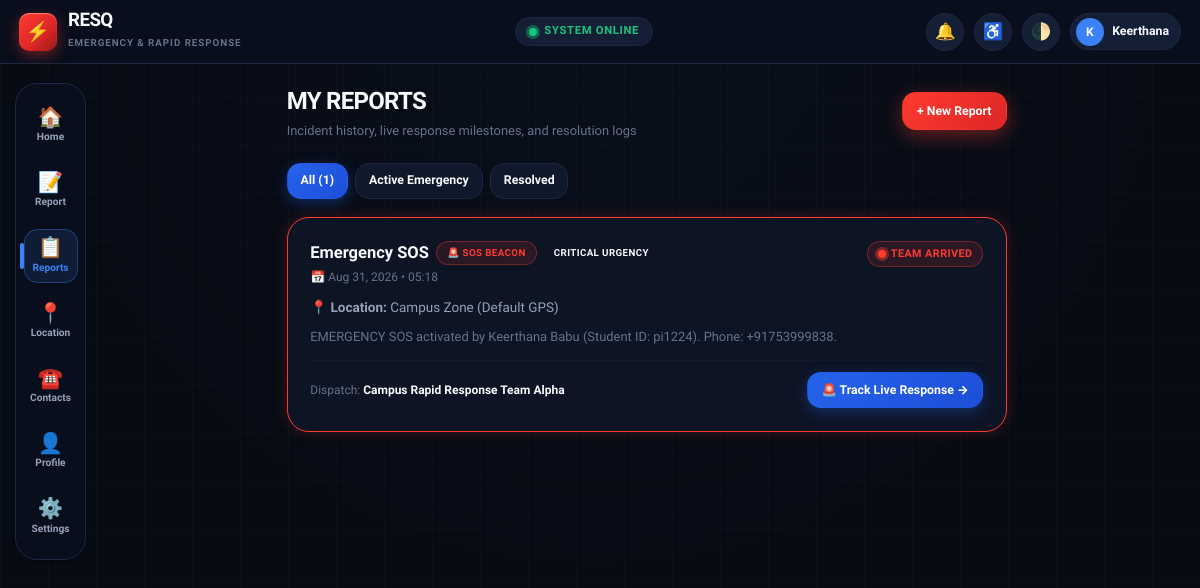
The app's page /my-reports/ (signed in), older data.
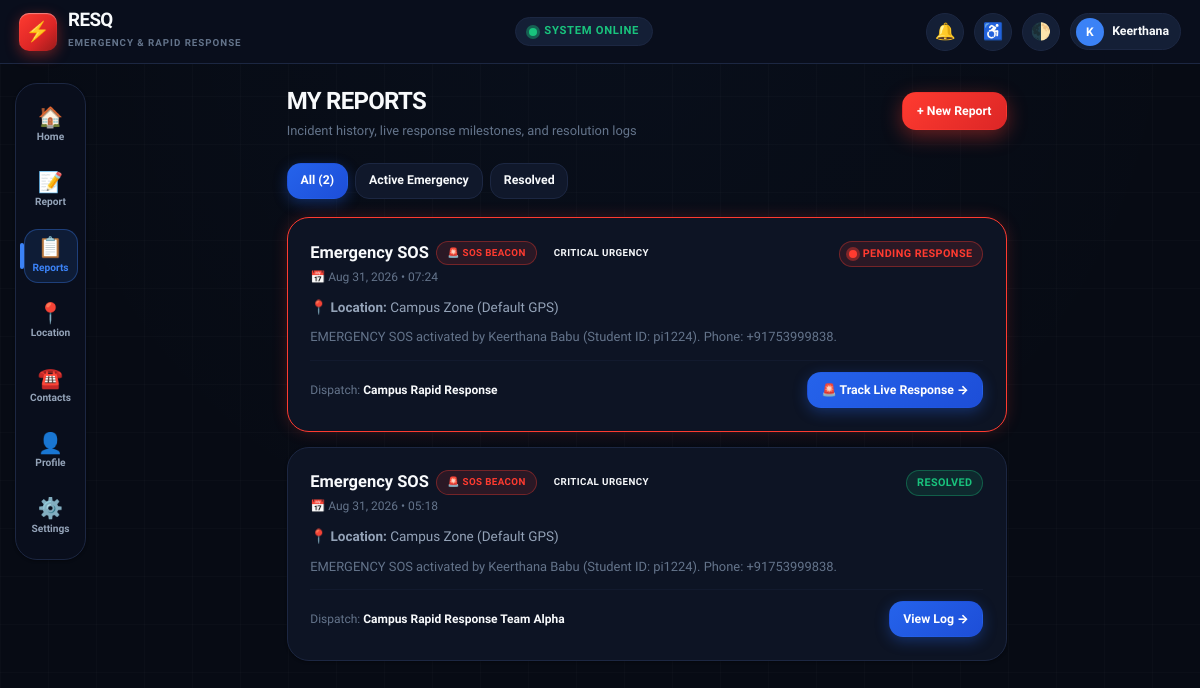
The same page, newer data.
### safety_app/models.py (models this page shows, shortened)
class Incident(models.Model):
    INCIDENT_TYPES = [
        ('EMERGENCY', 'Emergency SOS'),
        ('MEDICAL', 'Medical Emergency'),
        ('ACCIDENT', 'Accident'),
        ('FIRE', 'Fire'),
        ('PHYSICAL_THREAT', 'Physical Threat'),
        ('SUSPICIOUS', 'Suspicious Activity'),
        ('INFRASTRUCTURE', 'Unsafe Infrastructure'),
        ('OTHER', 'Other'),
    ]
    URGENCY_LEVELS = [
        ('LOW', 'Low Urgency'),
        ('MEDIUM', 'Medium Urgency'),
        ('HIGH', 'High Urgency'),
        ('CRITICAL', 'Critical Urgency'),
    ]
    STATUS_CHOICES = [
        ('PENDING', 'Pending Response'),
        ('ACCEPTED', 'Team Accepted'),
        ('ON_THE_WAY', 'Team On The Way'),
        ('ARRIVED', 'Team Arrived'),
        ('RESOLVED', 'Resolved'),
        ('CANCELLED', 'Cancelled'),
    ]
    user = models.ForeignKey(User, on_delete=models.CASCADE, related_name='incidents')
    incident_type = models.CharField(max_length=30, choices=INCIDENT_TYPES, default='EMERGENCY')
    description = models.TextField(blank=True)
    location_name = models.CharField(max_length=255, default="Main Campus Grounds")
    latitude = models.FloatField(null=True, blank=True)
    longitude = models.FloatField(null=True, blank=True)
    urgency = models.CharField(max_length=15, choices=URGENCY_LEVELS, default='CRITICAL')
    status = models.CharField(max_length=20, choices=STATUS_CHOICES, default='PENDING')
    image = models.ImageField(upload_to='incidents/', null=True, blank=True)
    response_team_name = models.CharField(max_length=120, null=True, blank=True)
    responder_notes = models.TextField(null=True, blank=True)
    eta_minutes = models.PositiveIntegerField(null=True, blank=True)
    is_sos = models.BooleanField(default=False)
    created_at = models.DateTimeField(auto_now_add=True)
    updated_at = models.DateTimeField(auto_now=True)
    resolved_at = models.DateTimeField(null=True, blank=True)
    class Meta:
        ordering = ['-created_at']
    def is_active(self):
        return self.status in ['PENDING', 'ACCEPTED', 'ON_THE_WAY', 'ARRIVED']

### safety_app/views.py (the view)
# urls.py: path('my-reports/', views.my_reports_view, name='my_reports'),
@login_required
def my_reports_view(request):
    status_filter = request.GET.get('status', 'all')
    reports = Incident.objects.filter(user=request.user)
    if status_filter == 'active':
        reports = reports.filter(status__in=['PENDING', 'ACCEPTED', 'ON_THE_WAY', 'ARRIVED'])
    elif status_filter == 'resolved':
        reports = reports.filter(status='RESOLVED')
    elif status_filter == 'cancelled':
        reports = reports.filter(status='CANCELLED')
    return render(request, 'incidents/my_reports.html', {
        'reports': reports,
        'current_filter': status_filter
    })

### templates/incidents/my_reports.html (shortened to what this page needs)
{% extends 'base.html' %}
{% load static %}
{% block content %}
<div class="page-centered-container">
  <div style="display:flex; justify-content:space-between; align-items:center; margin-bottom:1.5rem;">
    <div>
      <h1 style="font-size:1.6rem; font-weight:900; color:var(--text-primary); letter-spacing:-0.03em;">
        MY REPORTS
      </h1>
      <p style="font-size:0.86rem; color:var(--text-muted); margin-top:2px;">
        Incident history, live response milestones, and resolution logs
      </p>
    </div>
    <a href="{% url 'incident_report' %}" class="btn btn-emergency" style="min-height:38px; padding:0.4rem 0.95rem; font-size:0.82rem;">
      + New Report
    </a>
  </div>
  <div style="display:flex; gap:0.5rem; margin-bottom:1.25rem;">
    <a href="{% url 'my_reports' %}?status=all" class="btn {% if current_filter == 'all' %}btn-primary{% else %}btn-outline{% endif %}" style="padding:0.4rem 0.85rem; min-height:36px; font-size:0.82rem;">
      All ({{ reports.count }})
    </a>
    <a href="{% url 'my_reports' %}?status=active" class="btn {% if current_filter == 'active' %}btn-primary{% else %}btn-outline{% endif %}" style="padding:0.4rem 0.85rem; min-height:36px; font-size:0.82rem;">
      Active Emergency
    </a>
    <a href="{% url 'my_reports' %}?status=resolved" class="btn {% if current_filter == 'resolved' %}btn-primary{% else %}btn-outline{% endif %}" style="padding:0.4rem 0.85rem; min-height:36px; font-size:0.82rem;">
      Resolved
    </a>
  </div>
  {% if reports %}
    <div style="display:flex; flex-direction:column; gap:1rem;">
      {% for rep in reports %}
        <div class="card" style="margin-bottom:0; {% if rep.is_active %}border-color:var(--emergency-red); box-shadow:0 0 16px rgba(255,59,48,0.2);{% endif %}">
          <div style="display:flex; justify-content:space-between; align-items:flex-start; margin-bottom:0.75rem; flex-wrap:wrap; gap:0.5rem;">
            <div>
              <div style="display:flex; align-items:center; gap:0.5rem; flex-wrap:wrap;">
                <span style="font-weight:900; font-size:1.1rem; color:var(--text-primary);">
                  {{ rep.get_incident_type_display }}
                </span>
                {% if rep.is_sos %}
                  <span class="badge badge-emergency" style="font-size:0.65rem;">🚨 SOS BEACON</span>
                {% endif %}
                <span class="badge badge-{{ rep.urgency|lower }}" style="font-size:0.65rem;">
                  {{ rep.get_urgency_display }}
                </span>
              </div>
              <div style="font-size:0.8rem; color:var(--text-muted); margin-top:2px;">
                📅 {{ rep.created_at|date:"M d, Y • H:i" }}
              </div>
            </div>
            <span class="badge {% if rep.status == 'RESOLVED' %}badge-success{% elif rep.status == 'CANCELLED' %}badge-gray{% else %}badge-emergency{% endif %}">
              {% if rep.is_active %}<span class="pulse-dot"></span>{% endif %}
              {{ rep.get_status_display }}
            </span>
          </div>
          <div style="font-size:0.9rem; color:var(--text-secondary); margin-bottom:0.75rem;">
            📍 <strong>Location:</strong> {{ rep.location_name }}
          </div>
          {% if rep.description %}
            <p style="font-size:0.86rem; color:var(--text-muted); margin-bottom:0.85rem; line-height:1.45;">
              {{ rep.description|truncatewords:28 }}
            </p>
          {% endif %}
          <div style="display:flex; justify-content:space-between; align-items:center; padding-top:0.75rem; border-top:1px solid var(--border-subtle); margin-top:0.5rem;">
            <div style="font-size:0.8rem; color:var(--text-muted);">
              Dispatch: <strong style="color:var(--text-primary);">{{ rep.response_team_name|default:"Campus Rapid Response" }}</strong>
            </div>
            <a href="{% url 'incident_detail' pk=rep.id %}" class="btn btn-primary" style="font-size:0.82rem; padding:0.4rem 0.9rem; min-height:36px;">
              {% if rep.is_active %}🚨 Track Live Response{% else %}View Log{% endif %} →
            </a>
          </div>
        </div>
      {% endfor %}
    </div>
  {% endif %}
</div>
{% endblock %}

### templates/base.html (shortened to what this page needs)
{% load static %}
<!DOCTYPE html>
<html lang="en">
<head>
  <link rel="stylesheet" href="{% static 'css/main.css' %}">
  <link rel="stylesheet" href="{% static 'css/components.css' %}">
</head>
<body>
  <header class="resq-topbar">
    <div class="resq-topbar-inner">
      <a href="{% url 'dashboard' %}" class="resq-brand" aria-label="RESQ Emergency Command Center">
        <div class="resq-brand-shield">⚡</div>
        <div class="resq-brand-text">
          <div class="resq-brand-title">RESQ</div>
          <span class="resq-brand-sub">EMERGENCY & RAPID RESPONSE</span>
        </div>
      </a>
      <div class="topbar-center-status">
        <span class="pulse-dot"></span>
        <span>SYSTEM ONLINE</span>
      </div>
      <div class="topbar-actions">
        {% if user.is_authenticated %}
          <button type="button" class="icon-btn" title="Live System Notifications" aria-label="Notifications" onclick="showToast('Campus Police & Medical Response Units active.', 'info');">
            🔔
          </button>
          <button type="button" class="icon-btn" id="quick-a11y-toggle" title="Accessibility & High Contrast" aria-label="Accessibility Options">
            ♿
          </button>
          <button type="button" class="icon-btn" id="quick-theme-toggle" title="Toggle Daylight Shift / Dark Operations" aria-label="Toggle Theme">
            🌓
          </button>
          <a href="{% url 'profile' %}" class="topbar-user-pill" title="View Profile & Medical Data">
            <div class="topbar-user-avatar">
              {{ user.first_name|first|default:user.username|first|upper }}
            </div>
            <span class="topbar-user-name">{{ user.first_name|default:user.username }}</span>
          </a>
        {% else %}
          <a href="{% url 'login' %}" class="btn btn-outline" style="min-height: 38px; padding: 0.4rem 1rem; font-size: 0.85rem;">Sign In</a>
        {% endif %}
      </div>
    </div>
  </header>
  <div class="resq-app-shell">
    {% if user.is_authenticated %}
    <aside class="resq-nav-rail" aria-label="RESQ Navigation Rail">
      <a href="{% url 'dashboard' %}" class="nav-rail-item {% if request.resolver_match.url_name == 'dashboard' %}active{% endif %}" data-tooltip="Home Command">
        <span class="rail-icon">🏠</span>
        <span>Home</span>
      </a>
      <a href="{% url 'incident_report' %}" class="nav-rail-item {% if request.resolver_match.url_name == 'incident_report' %}active{% endif %}" data-tooltip="Report Incident">
        <span class="rail-icon">📝</span>
        <span>Report</span>
      </a>
      <a href="{% url 'my_reports' %}" class="nav-rail-item {% if request.resolver_match.url_name == 'my_reports' or request.resolver_match.url_name == 'incident_detail' %}active{% endif %}" data-tooltip="My Reports">
        <span class="rail-icon">📋</span>
        <span>Reports</span>
      </a>
      <a href="{% url 'location' %}" class="nav-rail-item {% if request.resolver_match.url_name == 'location' %}active{% endif %}" data-tooltip="Live Location">
        <span class="rail-icon">📍</span>
        <span>Location</span>
      </a>
      <a href="{% url 'contacts' %}" class="nav-rail-item " data-tooltip="Emergency Contacts">
        <span class="rail-icon">☎️</span>
        <span>Contacts</span>
      </a>
      <a href="{% url 'profile' %}" class="nav-rail-item {% if request.resolver_match.url_name == 'profile' %}active{% endif %}" data-tooltip="Profile & Medical">
        <span class="rail-icon">👤</span>
        <span>Profile</span>
      </a>
      <a href="{% url 'settings' %}" class="nav-rail-item {% if request.resolver_match.url_name == 'settings' %}active{% endif %}" data-tooltip="Settings & A11y">
        <span class="rail-icon">⚙️</span>
        <span>Settings</span>
      </a>
    </aside>
    {% endif %}
    <main class="resq-main-content">
      {% block content %}
      {% endblock %}
    </main>
  </div>
</body>
</html>

### safety_app/static/css/components.css (style rules this page uses)
.resq-nav-rail { background: var(--bg-nav); border: 1px solid var(--border-color); border-radius: var(--radius-lg); padding: 1rem 0.5rem; display: flex; flex-direction: column; align-items: center; gap: 0.75rem; position: sticky; top: calc(var(--header-height) + 12px); box-shadow: var(--shadow-sm); }
.nav-rail-item { width: 54px; height: 54px; border-radius: var(--radius-md); display: flex; flex-direction: column; align-items: center; justify-content: center; color: var(--text-secondary); text-decoration: none; font-size: 0.68rem; font-weight: 800; transition: all var(--transition-fast); position: relative; border: 1px solid transparent; background: none; cursor: pointer; }
.nav-rail-item .rail-icon { font-size: 1.35rem; line-height: 1; margin-bottom: 2px; }
.nav-rail-item.active { background: var(--nav-blue-light); color: var(--nav-blue); border-color: var(--nav-blue-border); }
.nav-rail-item.active::before { content: ''; position: absolute; left: -5px; top: 25%; bottom: 25%; width: 4px; background: var(--nav-blue); border-radius: var(--radius-full); }

Row changes from the older to the newer data that the page shows:
added Incident: incident_type "Emergency SOS", is_sos "🚨 SOS BEACON", urgency "CRITICAL URGENCY", created_at "Aug 31, 2026 • 07:24", status "PENDING RESPONSE", location_name "Campus Zone (Default GPS)", description "EMERGENCY SOS activated by Keerthana Babu (Student ID: pi1224). Phone: +91753999838.", response_team_name "Campus Rapid Response", shows "🚨 Track Live Response"
changed Incident "Campus Rapid Response Team Alpha": status "TEAM ARRIVED" → "RESOLVED"; status "🚨 Track Live Response" → "View Log"
Text that changed along with them:
{{ reports.count }}: "1" → "2"
